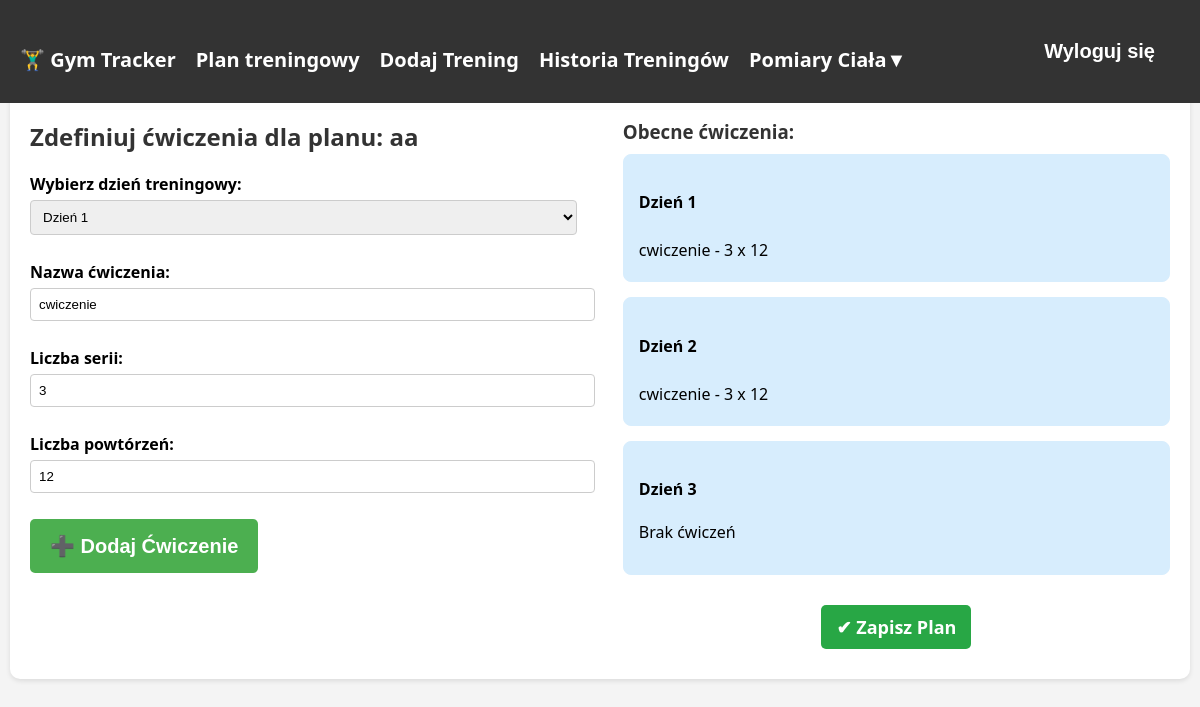
The page /zdefiniuj_plan/9/ (signed in) on the database its author committed.
### tracker/models.py (models this page shows, shortened)
class TrainingPlan(models.Model):
    PLAN_TYPE_CHOICES = [
        ('masa', 'Plan na masę'),
        ('redukcja', 'Plan na redukcję'),
        ('utrzymanie', 'Plan na utrzymanie'),
    ]
    user = models.ForeignKey(User, on_delete=models.CASCADE)
    name = models.CharField(max_length=100)
    plan_type = models.CharField(max_length=20, choices=PLAN_TYPE_CHOICES)
    days_per_week = models.IntegerField(
        validators=[MinValueValidator(1), MaxValueValidator(7)],
        verbose_name='Dni treningowe w tygodniu'
    )

class TrainingDay(models.Model):
    plan = models.ForeignKey("TrainingPlan", on_delete=models.CASCADE, related_name="training_days")
    day_number = models.IntegerField()

class Exercise(models.Model):
    training_day = models.ForeignKey(TrainingDay, on_delete=models.CASCADE, null=True, blank=True, related_name='exercises')
    nazwa = models.CharField(max_length=100, verbose_name="Nazwa ćwiczenia", default="cwiczenie")
    serie = models.IntegerField(verbose_name="Liczba serii", default= 3)
    powtorzenia = models.IntegerField(verbose_name="Liczba powtórzeń", default= 12)

### tracker/views.py (the view, shortened to what this page needs)
# urls.py: path('zdefiniuj_plan/<int:plan_id>/', define_training_plan, name='define_training_plan'),
@login_required
def define_training_plan(request, plan_id):
    plan = get_object_or_404(TrainingPlan, id=plan_id)
    training_days = plan.training_days.all()
    form = ExerciseForm()
    return render(request, 'tracker/define_training_plan.html', {'form': form, 'plan': plan, 'training_days': training_days})

### tracker/forms.py
class ExerciseForm(forms.ModelForm):
    class Meta:
        model = Exercise
        fields = ["nazwa", "serie", "powtorzenia"]
        labels = {
            "nazwa": "Nazwa ćwiczenia",
            "serie": "Liczba serii",
            "powtorzenia": "Liczba powtórzeń",
        }

### tracker/templates/tracker/define_training_plan.html (shortened to what this page needs)
{% extends "tracker/base.html" %}
{% block content %}
<div class="container-custom">
    <div class="left-section">
        <h2>Zdefiniuj ćwiczenia dla planu: {{ plan.name }}</h2>
        <form method="post">
            <label for="training_day">Wybierz dzień treningowy:</label>
            <select name="training_day" id="training_day" required>
                {% for day in training_days %}
                    <option value="{{ day.id }}">Dzień {{ day.day_number }}</option>
                {% endfor %}
            </select>
            {{ form.as_p }}
            <button type="submit" class="btn btn-secondary">
                ➕ Dodaj Ćwiczenie
            </button>
        </form>
    </div>
    <div class="right-section">
        <h3>Obecne ćwiczenia:</h3>
        {% for day in training_days %}
            <div class="day-section">
                <h4>Dzień {{ day.day_number }}</h4>
                {% for exercise in day.exercises.all %}
                    <div class="exercise-item">
                        {{ exercise.nazwa }} - {{ exercise.serie }} x {{ exercise.powtorzenia }}
                    </div>
                {% empty %}
                    <p>Brak ćwiczeń</p>
                {% endfor %}
            </div>
        {% endfor %}
        <div style="text-align: center; margin-top: 10px;">
            <a href="{% url 'training_plans' %}" class="btn btn-add">✔ Zapisz Plan</a>
        </div>
    </div>
</div>
{% endblock %}

### tracker/templates/tracker/define_training_plan.html (style rules this page uses)
.container-custom { display: flex; justify-content: space-between; align-items: flex-start; gap: 20px; }
.left-section, .right-section { width: 48%; }
.day-section { background-color: #d7edfd; border: 1px solid #d7edfd; padding: 15px; border-radius: 8px; margin-bottom: 15px; }
.exercise-item { padding: 5px 0; border-bottom: 1px solid #ddd; }
.exercise-item:last-child { border-bottom: none; }
select, input[type="text"], input[type="number"], textarea { width: 100%; padding: 8px; margin-bottom: 10px; border: 1px solid #ccc; border-radius: 4px; }

### rows shown on the page
TrainingPlan: name "aa"
TrainingDay: day_number "1"
Exercise: nazwa "cwiczenie", serie "3", powtorzenia "12"
TrainingDay: day_number "2"
Exercise: nazwa "cwiczenie", serie "3", powtorzenia "12"
TrainingDay: day_number "3"
